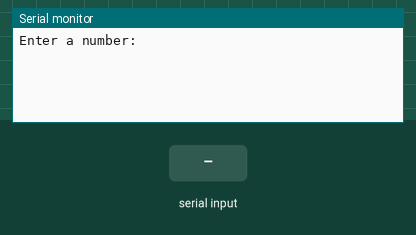
This sketch was run on a simulated Arduino Uno, built with avr-gcc and run on an emulated ATmega328P. On the bench: the last lines printed to the serial monitor. Inputs (shaded band) come from the test bench. EEPROM starts erased.

Above: at 1.2 s.
1.3 s: "90,45\n" received over Serial
At 2.8 s:
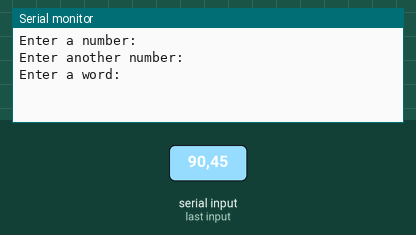
At 4.0 s:
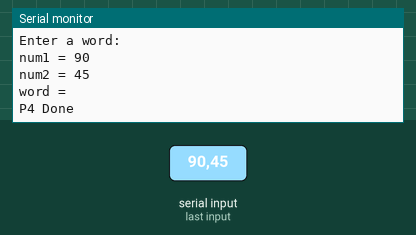

The sketch:

code_P4.ino
```cpp
#include <EEPROM.h>


typedef struct Data {
  int num1;
  int num2;
  char word[10];

} Data;

bool flag = false;
char c;

Data dataIn;
Data dataOut;

String plain_text;


void setup() {
    Serial.begin(9600);
    delay(200);


    // write user input into struct num1
    Serial.println("Enter a number: ");
    while (Serial.available() == 0) {
      // wait for user input
    }
    dataIn.num1 = Serial.parseInt();
    delay(500);

    // write user input into struct num2
    Serial.println("Enter another number: ");
    while (Serial.available() == 0) {
      // wait for user input
    }
    dataIn.num2 = Serial.parseInt();
    delay(500);

    // write user input into struct word
    Serial.println("Enter a word: ");
    while (Serial.available() == 0) {
      // wait for user input
    }
    plain_text = Serial.readString();
    plain_text.trim();
    for (int i = 0; i < plain_text.length(); i++) {
      dataIn.word[i] = plain_text[i];
    }


    EEPROM.put(0, dataIn);


    EEPROM.get(0, dataOut);
    show_data(dataOut);
}

void loop() {
    while (!flag) {
        flag = true;
        Serial.println("P4 Done");
    }
}


void show_data(Data data) {
    Serial.print("num1 = ");
    Serial.println(data.num1);

    Serial.print("num2 = ");
    Serial.println(data.num2);

    Serial.print("word = ");
    for (int i = 0; i < 10; i++) {
        if (data.word[i] == '\0') {
            break;
        }
        Serial.print(data.word[i]);
    }
    Serial.print("\n");
}
```

Measured:
- after the input at 1.3 s, the serial monitor: prints a new line after 0.50 s (image 1)
